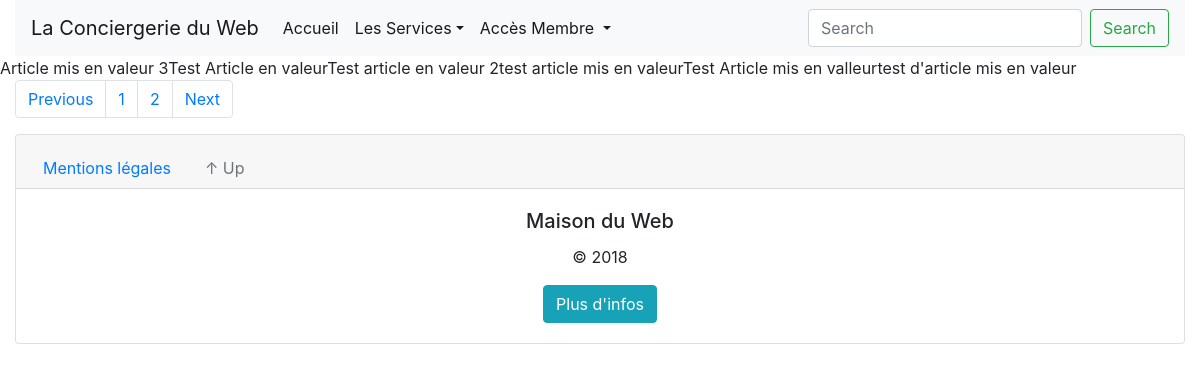
/index.php?action=category&type=Truc&page=1, run on an earlier commit of the app's database.
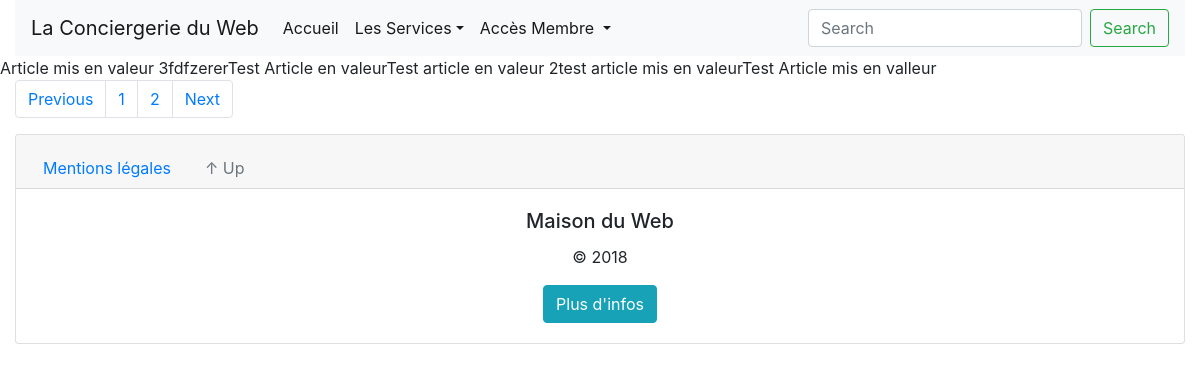
And on a later commit of the database.
### tables this page shows
CREATE TABLE `articles` (
  `idArticle` int(11) NOT NULL,
  `nomArticle` varchar(275) NOT NULL,
  `descriptionArticle` varchar(1000) DEFAULT NULL,
  `originalPriceArticle` int(11) DEFAULT NULL,
  `reductionArticle` int(11) DEFAULT NULL,
  `reductionPriceArticle` int(11) DEFAULT NULL,
  `imageArticle` varchar(275) DEFAULT NULL,
  `beginingDateArticle` date DEFAULT NULL,
  `endDateArticle` date DEFAULT NULL,
  `statutArticle` varchar(255) NOT NULL,
  `idSeller` int(11) NOT NULL,
  `idCategory` int(11) DEFAULT NULL
);

### src/Controller/AllUserController.php (called while the page is built, shortened)
<?php
    class AllUserController {
        function category() {
            $category = htmlspecialchars($_GET['type']);
            $numberArticlePage = 6;
            $articleManager = new \Project\Model\ArticleManager();
            $request = $articleManager->articleCategoryCount($category);
            $result = $request->fetch();
            $numberArticle = htmlspecialchars($result[0]);
            $numberPage = ceil($numberArticle / $numberArticlePage);
            if (isset($_GET['page'])) {
                $page = htmlspecialchars($_GET['page']);
            }
            else {
                $page = 1;
            }
            $firstMessage = ($page - 1) * $numberArticlePage;
            $first = (int)$firstMessage;
            $second = (int)$numberArticlePage;
            $articleManager = new \Project\Model\ArticleManager();
            $firstRequest = $articleManager->articleCategoryRequest($category,$first,$second);
            require('src/view/frontend/categoryView.php');
        }
    }

### src/Model/ArticleManager.php (called while the page is built, shortened)
<?php
    class ArticleManager extends Manager {
        function articleCategoryCount($category) {
            $db=$this->dbConnect();
            $request = $db->prepare('SELECT COUNT(*) FROM articles INNER JOIN categories ON articles.idCategory=categories.idCategory WHERE articles.statutArticle!=?  AND categories.nameCategory=? ORDER BY articles.nomArticle');
            $request -> execute(array("rough","$category"));
            return $request;
        }
        function articleCategoryRequest($category,$first,$second) {
            $db=$this->dbConnect();
            $firstRequest = $db->prepare('SELECT articles.nomArticle FROM articles INNER JOIN categories ON articles.idCategory=categories.idCategory WHERE articles.statutArticle!=?  AND categories.nameCategory=? ORDER BY articles.nomArticle LIMIT '.$first.','.$second);
            $firstRequest -> execute(array("rough",$category));
            return $firstRequest;
        }
    }

### src/View/Frontend/categoryView.php (the view, shortened to what this page needs)
<!DOCTYPE html>
<div class="card-deck">
    <?php
        while ($db1 = $firstRequest->fetch()) {
            echo htmlspecialchars($db1['nomArticle']);
        }
    ?>
</div>
<nav aria-label="Page navigation example">
    <ul class="pagination">
        <li class="page-item"><a class="page-link" href="#">Previous</a></li>
        <?php
            for ($i = 1 ; $i <= $numberPage ; $i++) {
                echo '<li class="page-item"><a class="page-link" href="index.php?action=category&type='.htmlspecialchars($category).'&page='.htmlspecialchars($i).'">' . htmlspecialchars($i) . '</a></li>';
            }
        ?>
        <li class="page-item"><a class="page-link" href="#">Next</a></li>
    </ul>
</nav>
<?php
    $content = ob_get_clean();
    require('template.php');
?>

### index.php (shortened to what this page needs)
<?php
    try {
        $allUserController = new \Project\Controller\AllUserController();
        if(isset($_GET['action']) && isset($_GET['type']) && isset($_GET['page'])) {
            if($_GET['action'] === 'category' && $_GET['type'] !== '' && $_GET['page']) {
                $allUserController->category();
            }
            else {
                throw new Exception('Variable inattendu');
            }
        }
        else {
            $allUserController->index();
        }
    }
    catch(Exception $e) {
        echo '<h3 class="error">Erreur : '. $e->getMessage() .'</h3>';
        $allUserController->index();
    }

### src/View/Frontend/template.php (shortened to what this page needs)
<!DOCTYPE html>
<html>
    <head>
        <link rel="stylesheet" href="https://maxcdn.bootstrapcdn.com/bootstrap/4.0.0/css/bootstrap.min.css">
        <link href="src/Public/css/style.css" rel="stylesheet" />
    </head>
    <body class="bodyFront container-fluid raw">
        <header class="sticky-top">
            <nav class="navbar navbar-expand-lg navbar-light bg-light">
                <a class="navbar-brand" href="index.php">La Conciergerie du Web</a>
                <div class="collapse navbar-collapse" id="navbarSupportedContent">
                    <ul class="navbar-nav mr-auto">
                        <li class="nav-item active">
                            <a class="nav-link" href="index.php">Accueil <span class="sr-only">(current)</span></a>
                        </li>
                        <li class="nav-item dropdown">
                            <a class="nav-link dropdown-toggle active" href="#" id="navbarDropdown" role="button" data-toggle="dropdown" aria-haspopup="true" aria-expanded="false">Les Services</a>
                        </li>
                        <li class="nav-item dropdown">
                            <a class="nav-link dropdown-toggle active" href="#" id="navbarDropdown" role="button" data-toggle="dropdown" aria-haspopup="true" aria-expanded="false">
                                <?php
                                    if(isset($_SESSION['conciergerieDuWebId'])) {
                                        echo 'Déconnexion';
                                    }
                                    else {
                                        echo 'Accès Membre';
                                    }
                                ?>
                            </a>
                        </li>
                    </ul>
                    <form class="form-inline my-2 my-lg-0">
                        <input class="form-control mr-sm-2" type="search" placeholder="Search" aria-label="Search">
                        <button class="btn btn-outline-success my-2 my-sm-0" type="submit">Search</button>
                    </form>
                </div>
            </nav>
        </header>
        <?= $content ?>
        <footer>
            <div class="card text-center">
                <div class="card-header">
                    <ul class="nav nav-tabs card-header-tabs">
                        <li class="nav-item">
                            <a class="nav-link" href="#">Mentions légales</a>
                        </li>
                        <li class="nav-item">
                            <a class="nav-link disabled" href="#up">&uarr; Up</a>
                        </li>
                    </ul>
                </div>
                <div class="card-body">
                    <h5 class="card-title">Maison du Web</h5>
                    <p class="card-text">&copy; 2018</p>
                    <a href="#" class="btn btn-info">Plus d'infos</a>
                </div>
            </div>
        </footer>
    </body>

### src/Public/css/style.css (style rules this page uses)
.card { margin: 0; padding: 0; }

What changed in the data, as far as the page shows it:
no longer on this page (row unchanged): articles: nomArticle "test d'article mis en valeur"
added articles: nomArticle "fdfzerer"
